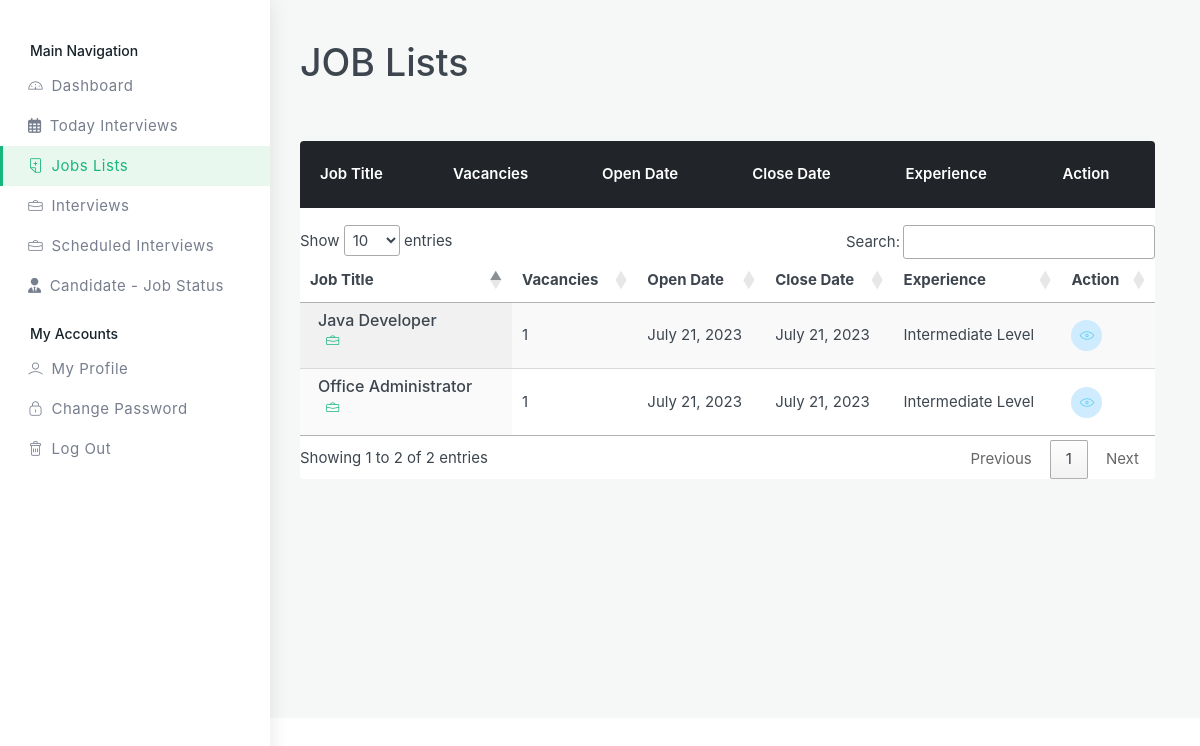
Before: /interviewer-job-list/ (signed in) with the older database file.
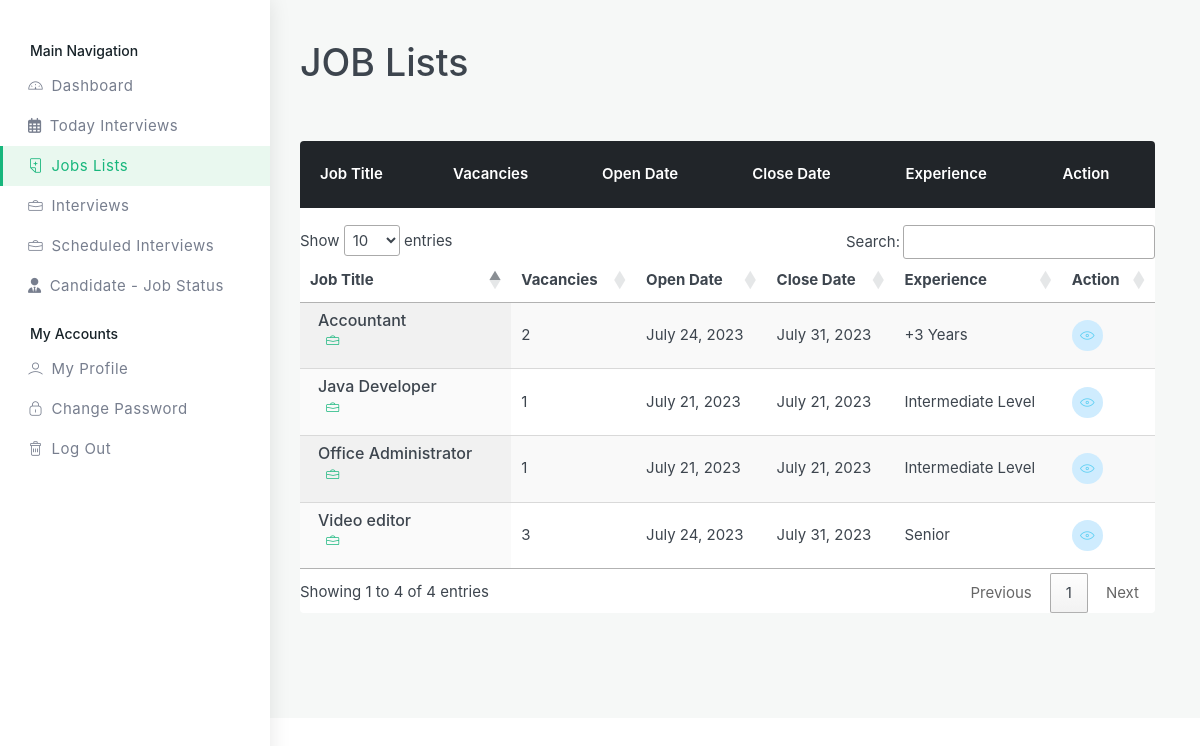
After: the same page with the newer database file.
### Recruitment_System/models.py (models this page shows, shortened)
class Job_Posting(models.Model):
    title = models.CharField(max_length=50)
    sector = models.ForeignKey(Sector, on_delete=models.SET_NULL, null=True)  # Related With Sector
    description = FroalaField()
    vacancies = models.IntegerField()
    experience = models.CharField(max_length=20)
    skills = models.ManyToManyField(Skill)
    location = models.CharField(max_length=200)
    salary_range_start = models.FloatField()
    salary_range_final = models.FloatField()
    type = models.CharField( choices=job_type, max_length=30)
    job_status = models.BooleanField(default=False)
    date_posted = models.DateTimeField(auto_now_add=True)
    date_closed = models.DateField()
    slug = models.SlugField(unique=True,  max_length=200, blank=True)
    class Meta:
        ordering = ['-date_posted','-date_closed']

### Account/decorators.py (the view)
    def wrapper_func(request, *args, **kwargs):
        if request.user.is_interviewer:
            return view_func(request, *args, **kwargs)
        else:
             return HttpResponse('You are not authorized to access this content.')

### Recruitment_System/views.py (called while the page is built)
@login_required
@interviewer_user_required
def interviewer_job_list(request):
    job_lists = Job_Posting.objects.filter(job_status = True)
    context = {
        'job_lists' : job_lists
    }
    return render(request, 'RMS/interviewer/job-list.html', context)

### Recruitment_System/templates/RMS/Interviewer/job-list.html (shortened to what the changed rows need)
{% load static %}
<!DOCTYPE html>
<html lang="en">
  <head>
    <link href="{% static 'assets/css/styles.css' %}" rel="stylesheet" />
    <link rel="stylesheet" href="https://cdn.datatables.net/1.13.5/css/jquery.dataTables.min.css" />
    {% include 'include/head.html' %}
  </head>
  <body>
    <div id="main-wrapper">
      <div class="dashboard-wrap bg-light">
        <div class="dashboard-content">
          <div class="dashboard-tlbar d-block mb-5">
            <div class="row">
              <div class="colxl-12 col-lg-12 col-md-12">
                <h1 class="ft-medium">JOB Lists</h1>
              </div>
            </div>
          </div>
          <div class="dashboard-widg-bar d-block mb-5">
            <div class="row">
              <div class="col-xl-12 col-lg-12 col-md-12">
                <div class="mb-4 tbl-lg rounded overflow-hidden">
                  <div class="table-responsive bg-white">
                    <table class="table">
                      <thead class="thead-dark">
                        <tr>
                          <th scope="col">Job Title</th>
                          <th scope="col">Vacancies</th>
                          <th scope="col">Open Date</th>
                          <th scope="col">Close Date</th>
                          <th scope="col">Experience</th>
                          <th scope="col">Action</th>
                        </tr>
                      </thead>
                      <tbody>
                        <table id="example" class="display " style="width:100%">
                          <thead>
                              <tr>
                                  <th>Job Title</th>
                                  <th>Vacancies</th>
                                  <th>Open Date</th>
                                  <th>Close Date</th>
                                  <th>Experience</th>
                                  <th>Action</th>
                              </tr>
                          </thead>
                          <tbody class="bg-white">
                            {% for job in job_lists %}
                            <tr class="bg-white">
                              <td class="bg-white">
                                <div class="cats-box rounded d-flex align-items-center">
                                  <div class="cats-box-caption px-2">
                                    <h4 class="fs-md mb-0 ft-medium">
                                      {{job.title}}
                                    </h4>
                                    <div class="d-block mb-2 position-relative">
                                      <span class="muted medium ms-2 theme-cl"><i class="lni lni-briefcase me-1"></i>{{job.job.get_type_display}}</span>
                                    </div>
                                  </div>
                                </div>
                              </td>
                              <td>
                                <span>{{ job.vacancies}}</span>
                              </td>
                              <td>
                                <span>{{ job.date_posted | date }}</span>
                              </td>
                              <td>
                                <span>{{ job.date_closed | date }}</span>
                              </td>
                              <td>
                                <span>{{ job.experience }}</span>
                              </td>
                              <td>
                                <div class="dash-action">
                                  <a
                                    href="{% url 'interviewer-job-detail' job.slug %}"
                                    class="p-2 circle text-info bg-light-info d-inline-flex align-items-center justify-content-center me-1"
                                    ><i class="lni lni-eye"></i
                                  ></a>
                                </div>
                              </td>
                            </tr>
                            {% endfor %}
                          </tbody>
                      </table>
                      </tbody>
                    </table>
                  </div>
                </div>
              </div>
            </div>
          </div>
        </div>
      </div>
    </div>
  </body>
</html>

Changed rows visible on the page:
added Job_Posting: title "Accountant", vacancies "2", date_posted "July 24, 2023", date_closed "July 31, 2023", experience "+3 Years"
added Job_Posting: title "Video editor", vacancies "3", date_posted "July 24, 2023", date_closed "July 31, 2023", experience "Senior"
Other visible differences:
text written by a page script: "Show entries Search: Showing 1 to 2 of 2 entries Previous 1 Next" → "Show entries Search: Showing 1 to 4 of 4 entries Previous 1 Next"
